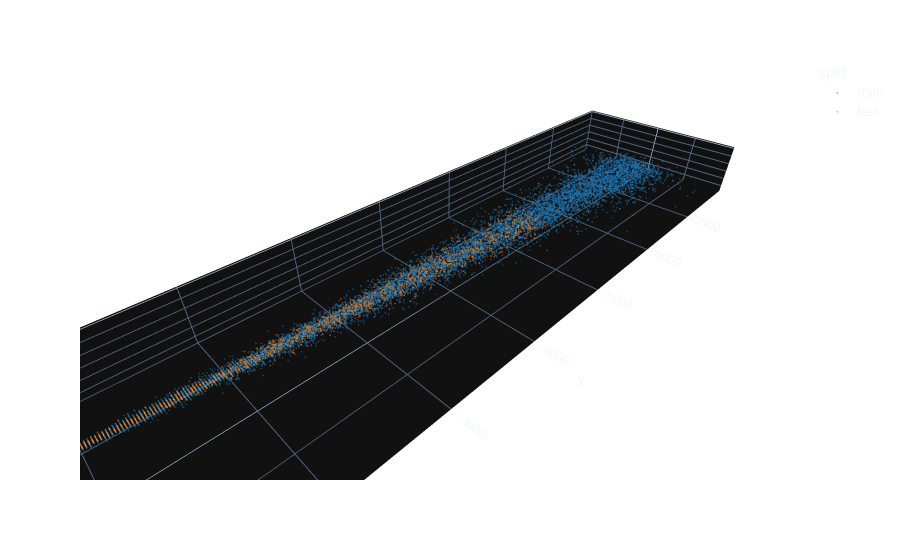

Notebook cell for this chart:
### Markdown cell above
### Analyze the distribution of aircraft positions

### Code cell
fig = px.scatter_3d(
    df,
    x="X",
    y="Y",
    z="Z",
    opacity=0.5,
    color="split",
    color_discrete_sequence=px.colors.qualitative.D3
)
fig.update_traces(marker_size=1)
fig.update_layout(
    paper_bgcolor="rgba(0,0,0,0)",
    plot_bgcolor="rgba(0,0,0,0)",
    template="plotly_dark",
    autosize=True,
    scene=dict(aspectmode='data')
)
fig.show()

### Figure 1 — Plotly figure (JSON) as saved in the notebook; plotly's stock layout.template omitted (floating-point values rounded to 4 significant figures; data arrays with more than 128 entries replaced by an {"elided": "..."} marker saying what was removed)
{"data": [{"hovertemplate": "split=train<br>X=%{x}<br>Y=%{y}<br>Z=%{z}<extra></extra>", "legendgroup": "train", "marker": {"color": "#1F77B4", "opacity": 0.5, "size": 1, "symbol": "circle"}, "mode": "markers", "name": "train", "scene": "scene", "showlegend": true, "type": "scatter3d", "x": {"elided": "12212 float values"}, "y": {"elided": "12212 float values"}, "z": {"elided": "12212 float values"}}, {"hovertemplate": "split=test<br>X=%{x}<br>Y=%{y}<br>Z=%{z}<extra></extra>", "legendgroup": "test", "marker": {"color": "#FF7F0E", "opacity": 0.5, "size": 1, "symbol": "circle"}, "mode": "markers", "name": "test", "scene": "scene", "showlegend": true, "type": "scatter3d", "x": {"elided": "2212 float values"}, "y": {"elided": "2212 float values"}, "z": {"elided": "2212 float values"}}], "layout": {"autosize": true, "legend": {"title": {"text": "split"}, "tracegroupgap": 0}, "margin": {"t": 60}, "paper_bgcolor": "rgba(0,0,0,0)", "plot_bgcolor": "rgba(0,0,0,0)", "scene": {"aspectmode": "data", "domain": {"x": [0, 1], "y": [0, 1]}, "xaxis": {"title": {"text": "X"}}, "yaxis": {"title": {"text": "Y"}}, "zaxis": {"title": {"text": "Z"}}}}}
